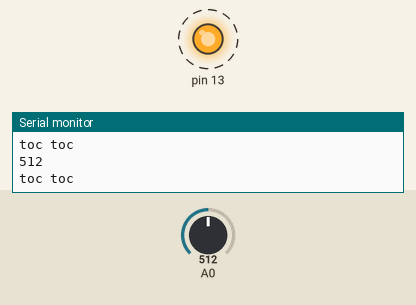
Recording of a sketch running on a simulated Arduino Uno, built with avr-gcc and run on an emulated ATmega328P. On the bench: output pins drawn as LEDs (lit = HIGH), the last lines printed to the serial monitor. Dashed ring = blinking. Inputs (shaded band) come from the test bench; at power-on: A0 = 512.

Above: at 0.94 s.
1.3 s: A0 set to 105
4.3 s: A0 set to 93
At 4.3 s:
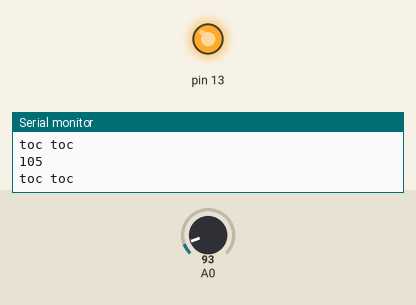
5.8 s: A0 set to 110
At 6.11 s:
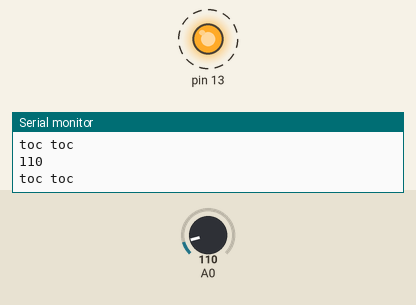
8.8 s: A0 set to 90
At 8.8 s:
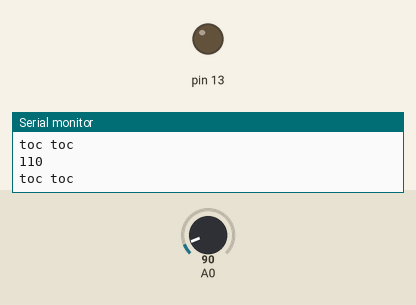
Timing chart, 0 to 11.3 s (numbered marks = the images above; inputs shaded):
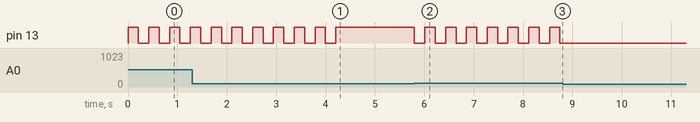

Measured:
- the behaviour switches between 100 and 99 on A0 (found by bisection; images 0 and 1)
- after the input at 4.3 s, pin 13: stops changing and stays HIGH
- after the input at 5.8 s, pin 13: alternates HIGH for 0.21 s and LOW for 0.21 s, starting at once
- after the input at 8.8 s, pin 13: stops changing and stays LOW
- by itself, pin 13: alternates HIGH for 0.21 s and LOW for 0.21 s

The sketch:

piezosensor.ino
```cpp
int statoled = LOW;

void setup() {
  Serial.begin(9600);
  pinMode(13, OUTPUT);
}

void loop() {
  int val = analogRead(A0);
  Serial.println(val);

  if (val >= 100) {
    statoled = !statoled;
    digitalWrite(13, statoled);
    Serial.println("toc toc");
    delay(200);
  }

  delay(10);
}
```
